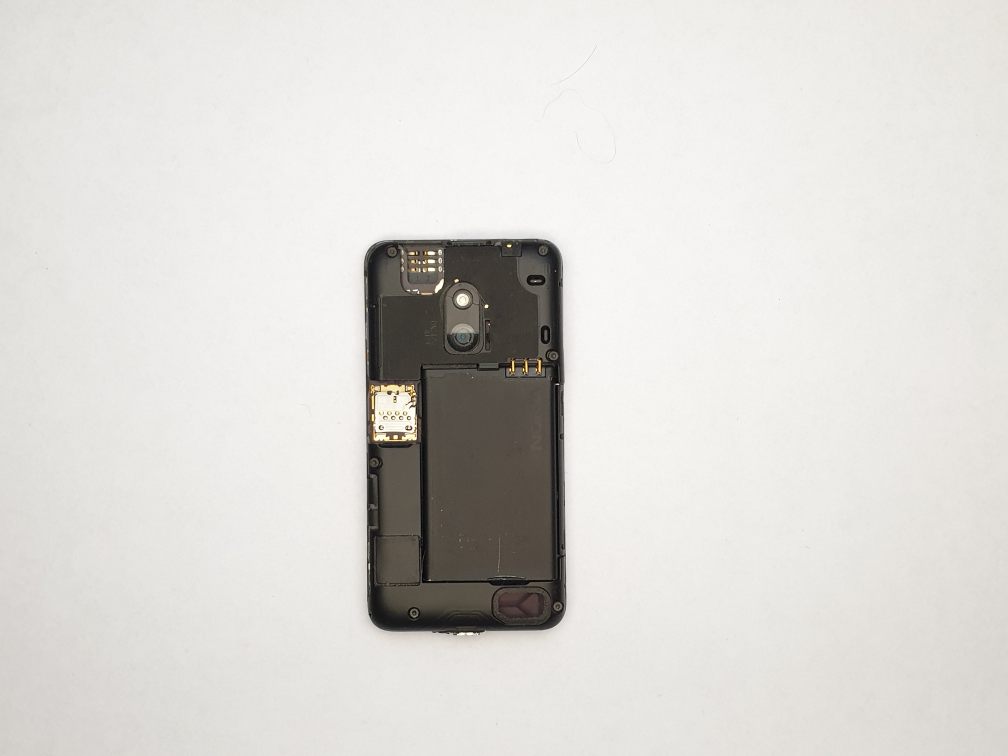
#> input picture feature_sorting/photographs_new/Phone_4/Phone_4_1_natural.jpg, 4032 x 3024 px, found by its file name (shown at 1/4 size)
$ python feature_battery_finder.py
#> lines starting #> are read from the running program, lines starting #| are printed output that depends on the picture; after the words box and inside, x2 and y2 are one past the last pixel; in counts of white or black regions, pixels touching at a corner belong together
import numpy as np
import cv2


def no_op(no_op):
    pass


def get_largest_contour(contours):
    largest_contour_area = -1
    largest_contour = ''

    for c in contours:
        if cv2.contourArea(c) > largest_contour_area:
            largest_contour_area = cv2.contourArea(c)
            largest_contour = c

    if largest_contour_area != 0:
        return (largest_contour, largest_contour_area)
    else:
        return (largest_contour, 0)


def scale_image(image, scale_percent):
    width = int(image.shape[1] * scale_percent / 100)
    height = int(image.shape[0] * scale_percent / 100)
    dim = (width, height)

    image = cv2.resize(image, dim, interpolation=cv2.INTER_AREA)
    return (image)


def initiate_trackbars(window_handle):
    cv2.namedWindow(window_handle)
    cv2.moveWindow(window_handle, 40, 30)  # Move it to (40,30)

    cv2.createTrackbar('Lower', window_handle, 0, 255, no_op)
    cv2.createTrackbar('Upper', window_handle, 255, 255, no_op)


def outline_battery(largest_contour, image):
    mask = np.zeros(image.shape[:2], dtype=image.dtype)
    cv2.drawContours(mask, [largest_contour], 0, (255), -1)
    battery_outline = cv2.bitwise_and(image, image, mask=mask)

    return (battery_outline)


def display_output(largest_contour, image, window_handle):
    battery_outline = outline_battery(largest_contour, image)

    x, y, w, h = cv2.boundingRect(largest_contour)

    battery_centre = (int(x + w / 2), int(y + h / 2))
    spatial = 0.07028


    battery_outline = scale_image(battery_outline, scale_percent=20)
    label = ("Length (mm): " + str(h * spatial) + "  Width (mm): " + str(w * spatial))
    battery_outline = cv2.putText(battery_outline, label, (60, 20), cv2.FONT_HERSHEY_SIMPLEX, 0.6, 255)
    battery_outline = draw_crosshair(battery_outline, battery_centre)
    cv2.imshow(window_handle, battery_outline)


def draw_crosshair(image, battery_centre):
    cv2.drawMarker(image, battery_centre, color=(255), markerType=cv2.MARKER_CROSS, markerSize=20)
    return (image)


def main():
    window_handle = "Identification"
    input_image = cv2.imread('photographs_new\Phone_4\Phone_4_1_natural.jpg', 0)
#> input_image: shape (3024, 4032); min 0, max 255, mean 217.1

    # Phone 1 natural
    # [63,89]

    scale_percent = 100

    image = scale_image(input_image, scale_percent)

    initiate_trackbars(window_handle)

    while True:
        image_copy = image.copy()

        """ Get Track bar Data """

        trackbar_1 = cv2.getTrackbarPos('Lower', 'Identification')
        trackbar_2 = cv2.getTrackbarPos('Upper', 'Identification')

        ret, thresh = cv2.threshold(image_copy, trackbar_1, 255, cv2.THRESH_BINARY_INV)
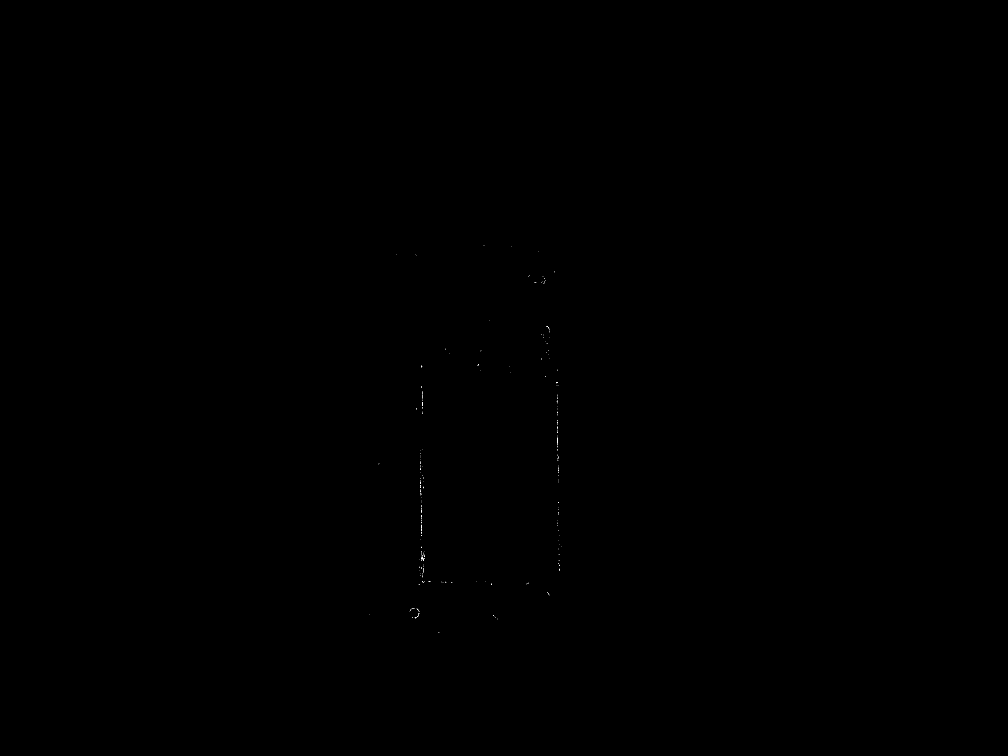
#> thresh: shape (3024, 4032) (shown at 1/4 size); 0.01% white in thin lines or dots, all inside (x1, y1, x2, y2) = (1476, 980, 2248, 2529)
#> ret = 0
        ret2, thresh2 = cv2.threshold(image_copy, trackbar_2, 255, cv2.THRESH_BINARY)
#> thresh2: shape (3024, 4032); every value is 0

        # phone 4 --> 35,53

        """ Combine image matrices from the two threshold operations : OR """

        combination_thresh = cv2.bitwise_or(thresh, thresh2)

        """ NOT flips 0s to 1s in the black & white image """

        inverse_thresh = cv2.bitwise_not(combination_thresh)

        contours = cv2.findContours(inverse_thresh, cv2.RETR_TREE, cv2.CHAIN_APPROX_NONE)[0]
#> contours = 332 contours, 325 with area under 20; largest, box (x1, y1, x2, y2) and area: (0, 0, 4032, 3024) 12185713, (1684, 2099, 1687, 2116) 30, (1687, 1607, 1691, 1620) 24, (2223, 1528, 2231, 1534) 22, (1684, 2115, 1688, 2126) 21, (1686, 2228, 1691, 2237) 20, (1683, 2037, 1686, 2049) 20

        if len(contours) > 1:
            largest_contour, largest_contour_area = get_largest_contour(contours)
#> the loop in get_largest_contour, `for c in contours:` made 332 passes
#> largest_contour_area on pass 1: 12185713
#> c on passes 3, 4, 9, 10, 11, 13: [[1989, 2476], [1990, 2475], [1991, 2476], [1990, 2477]], [[1988, 2475], [1989, 2474], [1990, 2475], [1989, 2476]], [[1666, 2469], [1667, 2468], [1668, 2469], [1667, 2470]], [[1647, 2469], [1648, 2468], [1649, 2469], [1648, 2470]], [[1665, 2468], [1666, 2467], [1667, 2468], [1666, 2469]], [[1669, 2466], [1670, 2465], [1671, 2466], [1670, 2467]]
#> after the loop in get_largest_contour, `for c in contours:`: largest_contour = contour of 14108 points, box (x1, y1, x2, y2) (0, 0, 4032, 3024), area 12185713; largest_contour_area = 12185713
#> largest_contour_area = 12185713

            if type(largest_contour) is not str and largest_contour_area > 1:
                display_output(largest_contour, image_copy, window_handle)
#> in outline_battery, `cv2.drawContours(mask, [largest_contour], 0, (255), -1)`: mask: shape (3024, 4032); every value is 255
#> in display_output, `x, y, w, h = cv2.boundingRect(largest_contour)`: x = 0; w = 4032; h = 3024
#> in display_output, `battery_centre = (int(x + w / 2), int(y + h / 2))`: battery_centre = (2016, 1512)
#> call 2 of scale_image, with scale_percent = 20
#> in scale_image (call 2), `image = cv2.resize(image, dim, interpolation=cv2.INTER_AREA)`:
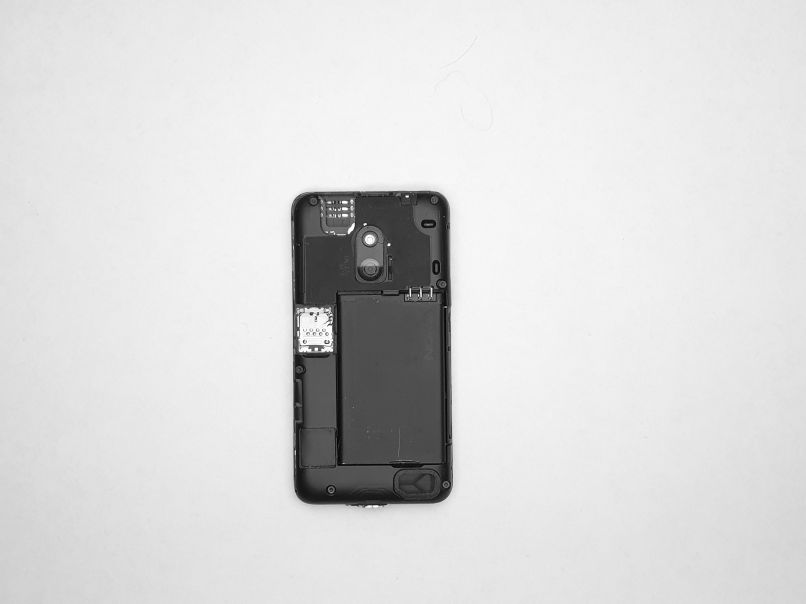
#> image: shape (604, 806); min 3, max 255, mean 217.1
#> in display_output, `battery_outline = cv2.putText(battery_outline, label, (60, 20), cv2.FO..`: battery_outline: shape (604, 806); 0.34% of pixels changed, all inside (x1, y1, x2, y2) = (62, 5, 766, 25)
        else:
            pass

        if cv2.waitKey(1) & 0xFF == ord('q'):
#> (key q is pressed here)
            break


if __name__ == "__main__":
    main()
